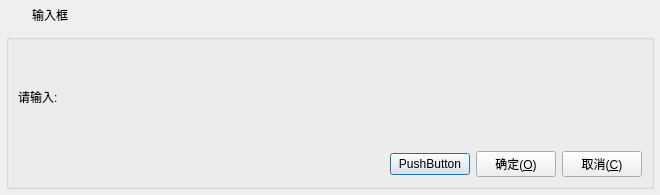
<?xml version="1.0" encoding="UTF-8"?>
<ui version="4.0">
 <class>frmInputBox</class>
 <widget class="QDialog" name="frmInputBox">
  <property name="geometry">
   <rect>
    <x>0</x>
    <y>0</y>
    <width>660</width>
    <height>195</height>
   </rect>
  </property>
  <layout class="QVBoxLayout" name="verticalLayout">
   <property name="spacing">
    <number>0</number>
   </property>
   <property name="leftMargin">
    <number>1</number>
   </property>
   <property name="topMargin">
    <number>1</number>
   </property>
   <property name="rightMargin">
    <number>1</number>
   </property>
   <property name="bottomMargin">
    <number>1</number>
   </property>
   <item>
    <widget class="QWidget" name="widget_title" native="true">
     <property name="sizePolicy">
      <sizepolicy hsizetype="Preferred" vsizetype="Fixed">
       <horstretch>0</horstretch>
       <verstretch>0</verstretch>
      </sizepolicy>
     </property>
     <property name="minimumSize">
      <size>
       <width>100</width>
       <height>28</height>
      </size>
     </property>
     <layout class="QHBoxLayout" name="horizontalLayout_2">
      <property name="spacing">
       <number>0</number>
      </property>
      <property name="leftMargin">
       <number>0</number>
      </property>
      <property name="topMargin">
       <number>0</number>
      </property>
      <property name="rightMargin">
       <number>0</number>
      </property>
      <property name="bottomMargin">
       <number>0</number>
      </property>
      <item>
       <widget class="QLabel" name="lab_Ico">
        <property name="sizePolicy">
         <sizepolicy hsizetype="Minimum" vsizetype="Preferred">
          <horstretch>0</horstretch>
          <verstretch>0</verstretch>
         </sizepolicy>
        </property>
        <property name="minimumSize">
         <size>
          <width>31</width>
          <height>0</height>
         </size>
        </property>
        <property name="text">
         <string/>
        </property>
        <property name="alignment">
         <set>Qt::AlignCenter</set>
        </property>
       </widget>
      </item>
      <item>
       <widget class="QWidget" name="widget_menu" native="true">
        <property name="sizePolicy">
         <sizepolicy hsizetype="Minimum" vsizetype="Preferred">
          <horstretch>0</horstretch>
          <verstretch>0</verstretch>
         </sizepolicy>
        </property>
        <layout class="QHBoxLayout" name="horizontalLayout">
         <property name="spacing">
          <number>0</number>
         </property>
         <property name="leftMargin">
          <number>0</number>
         </property>
         <property name="topMargin">
          <number>0</number>
         </property>
         <property name="rightMargin">
          <number>0</number>
         </property>
         <property name="bottomMargin">
          <number>0</number>
         </property>
         <item>
          <widget class="QLabel" name="lab_Title">
           <property name="sizePolicy">
            <sizepolicy hsizetype="Expanding" vsizetype="Preferred">
             <horstretch>0</horstretch>
             <verstretch>0</verstretch>
            </sizepolicy>
           </property>
           <property name="styleSheet">
            <string notr="true"/>
           </property>
           <property name="text">
            <string>输入框</string>
           </property>
           <property name="alignment">
            <set>Qt::AlignLeading|Qt::AlignLeft|Qt::AlignVCenter</set>
           </property>
          </widget>
         </item>
         <item>
          <widget class="QPushButton" name="btnMenu_Close">
           <property name="sizePolicy">
            <sizepolicy hsizetype="Minimum" vsizetype="Expanding">
             <horstretch>0</horstretch>
             <verstretch>0</verstretch>
            </sizepolicy>
           </property>
           <property name="minimumSize">
            <size>
             <width>40</width>
             <height>0</height>
            </size>
           </property>
           <property name="cursor">
            <cursorShape>ArrowCursor</cursorShape>
           </property>
           <property name="focusPolicy">
            <enum>Qt::NoFocus</enum>
           </property>
           <property name="toolTip">
            <string>关闭</string>
           </property>
           <property name="text">
            <string/>
           </property>
           <property name="flat">
            <bool>true</bool>
           </property>
          </widget>
         </item>
        </layout>
       </widget>
      </item>
     </layout>
    </widget>
   </item>
   <item>
    <widget class="QWidget" name="widget_main" native="true">
     <property name="styleSheet">
      <string notr="true"/>
     </property>
     <layout class="QVBoxLayout" name="verticalLayout_2">
      <property name="spacing">
       <number>5</number>
      </property>
      <property name="leftMargin">
       <number>5</number>
      </property>
      <property name="topMargin">
       <number>5</number>
      </property>
      <property name="rightMargin">
       <number>5</number>
      </property>
      <property name="bottomMargin">
       <number>5</number>
      </property>
      <item>
       <widget class="QGroupBox" name="groupBox">
        <property name="title">
         <string/>
        </property>
        <layout class="QVBoxLayout" name="verticalLayout_3">
         <item>
          <widget class="QLabel" name="labInfo">
           <property name="text">
            <string>请输入:</string>
           </property>
           <property name="scaledContents">
            <bool>false</bool>
           </property>
           <property name="wordWrap">
            <bool>true</bool>
           </property>
          </widget>
         </item>
         <item>
          <layout class="QHBoxLayout" name="horizontalLayout_3">
           <item>
            <spacer name="horizontalSpacer">
             <property name="orientation">
              <enum>Qt::Horizontal</enum>
             </property>
             <property name="sizeHint" stdset="0">
              <size>
               <width>40</width>
               <height>20</height>
              </size>
             </property>
            </spacer>
           </item>
           <item>
            <widget class="QPushButton" name="pushButton">
             <property name="text">
              <string>PushButton</string>
             </property>
            </widget>
           </item>
           <item>
            <widget class="QPushButton" name="btnOk">
             <property name="cursor">
              <cursorShape>PointingHandCursor</cursorShape>
             </property>
             <property name="focusPolicy">
              <enum>Qt::StrongFocus</enum>
             </property>
             <property name="styleSheet">
              <string notr="true"/>
             </property>
             <property name="text">
              <string>确定(&amp;O)</string>
             </property>
             <property name="icon">
              <iconset resource="../other/rc.qrc">
               <normaloff>:/image/btn_ok.png</normaloff>:/image/btn_ok.png</iconset>
             </property>
             <property name="iconSize">
              <size>
               <width>20</width>
               <height>20</height>
              </size>
             </property>
            </widget>
           </item>
           <item>
            <widget class="QPushButton" name="btnCancel">
             <property name="cursor">
              <cursorShape>PointingHandCursor</cursorShape>
             </property>
             <property name="focusPolicy">
              <enum>Qt::StrongFocus</enum>
             </property>
             <property name="styleSheet">
              <string notr="true"/>
             </property>
             <property name="text">
              <string>取消(&amp;C)</string>
             </property>
             <property name="icon">
              <iconset resource="../other/rc.qrc">
               <normaloff>:/image/btn_close.png</normaloff>:/image/btn_close.png</iconset>
             </property>
             <property name="iconSize">
              <size>
               <width>20</width>
               <height>20</height>
              </size>
             </property>
            </widget>
           </item>
          </layout>
         </item>
        </layout>
       </widget>
      </item>
     </layout>
    </widget>
   </item>
  </layout>
 </widget>
 <tabstops>
  <tabstop>btnOk</tabstop>
  <tabstop>btnCancel</tabstop>
 </tabstops>
 <resources>
  <include location="../other/rc.qrc"/>
 </resources>
 <connections/>
</ui>
